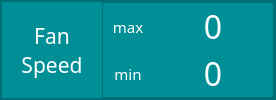
                              <widget class="QFrame" name="frame_9">
                               <property name="minimumSize">
                                <size>
                                 <width>100</width>
                                 <height>100</height>
                                </size>
                               </property>
                               <property name="styleSheet">
                                <string notr="true">background-color: #008F96;</string>
                               </property>
                               <property name="frameShape">
                                <enum>QFrame::StyledPanel</enum>
                               </property>
                               <property name="frameShadow">
                                <enum>QFrame::Raised</enum>
                               </property>
                               <layout class="QGridLayout" name="gridLayout_5">
                                <property name="leftMargin">
                                 <number>0</number>
                                </property>
                                <property name="topMargin">
                                 <number>0</number>
                                </property>
                                <property name="rightMargin">
                                 <number>0</number>
                                </property>
                                <property name="bottomMargin">
                                 <number>0</number>
                                </property>
                                <property name="spacing">
                                 <number>0</number>
                                </property>
                                <item row="0" column="0">
                                 <widget class="QFrame" name="frame_40">
                                  <property name="minimumSize">
                                   <size>
                                    <width>100</width>
                                    <height>80</height>
                                   </size>
                                  </property>
                                  <property name="styleSheet">
                                   <string notr="true">background-color: #008F96;</string>
                                  </property>
                                  <property name="frameShape">
                                   <enum>QFrame::StyledPanel</enum>
                                  </property>
                                  <property name="frameShadow">
                                   <enum>QFrame::Raised</enum>
                                  </property>
                                  <layout class="QHBoxLayout" name="horizontalLayout_35">
                                   <property name="spacing">
                                    <number>0</number>
                                   </property>
                                   <property name="leftMargin">
                                    <number>0</number>
                                   </property>
                                   <property name="topMargin">
                                    <number>0</number>
                                   </property>
                                   <property name="rightMargin">
                                    <number>0</number>
                                   </property>
                                   <property name="bottomMargin">
                                    <number>0</number>
                                   </property>
                                   <item>
                                    <widget class="QLabel" name="label_47">
                                     <property name="minimumSize">
                                      <size>
                                       <width>100</width>
                                       <height>0</height>
                                      </size>
                                     </property>
                                     <property name="font">
                                      <font>
                                       <family>Berlin Sans FB</family>
                                       <pointsize>16</pointsize>
                                      </font>
                                     </property>
                                     <property name="styleSheet">
                                      <string notr="true">color : white;</string>
                                     </property>
                                     <property name="text">
                                      <string>Fan
Speed</string>
                                     </property>
                                     <property name="alignment">
                                      <set>Qt::AlignCenter</set>
                                     </property>
                                    </widget>
                                   </item>
                                   <item>
                                    <widget class="QFrame" name="frame_41">
                                     <property name="minimumSize">
                                      <size>
                                       <width>100</width>
                                       <height>50</height>
                                      </size>
                                     </property>
                                     <property name="styleSheet">
                                      <string notr="true">background-color: #008F96;</string>
                                     </property>
                                     <property name="frameShape">
                                      <enum>QFrame::StyledPanel</enum>
                                     </property>
                                     <property name="frameShadow">
                                      <enum>QFrame::Raised</enum>
                                     </property>
                                     <layout class="QGridLayout" name="gridLayout_43">
                                      <property name="leftMargin">
                                       <number>0</number>
                                      </property>
                                      <property name="topMargin">
                                       <number>0</number>
                                      </property>
                                      <property name="rightMargin">
                                       <number>0</number>
                                      </property>
                                      <property name="bottomMargin">
                                       <number>0</number>
                                      </property>
                                      <property name="spacing">
                                       <number>0</number>
                                      </property>
                                      <item row="1" column="1">
                                       <widget class="QLabel" name="labelMinFanSpeed">
                                        <property name="minimumSize">
                                         <size>
                                          <width>120</width>
                                          <height>0</height>
                                         </size>
                                        </property>
                                        <property name="font">
                                         <font>
                                          <family>Berlin Sans FB</family>
                                          <pointsize>24</pointsize>
                                         </font>
                                        </property>
                                        <property name="styleSheet">
                                         <string notr="true">color : white;</string>
                                        </property>
                                        <property name="text">
                                         <string>0</string>
                                        </property>
                                        <property name="alignment">
                                         <set>Qt::AlignCenter</set>
                                        </property>
                                       </widget>
                                      </item>
                                      <item row="0" column="1">
                                       <widget class="QLabel" name="labelMaxFanSpeed">
                                        <property name="minimumSize">
                                         <size>
                                          <width>120</width>
                                          <height>0</height>
                                         </size>
                                        </property>
                                        <property name="font">
                                         <font>
                                          <family>Berlin Sans FB</family>
                                          <pointsize>24</pointsize>
                                         </font>
                                        </property>
                                        <property name="styleSheet">
                                         <string notr="true">color : white;</string>
                                        </property>
                                        <property name="text">
                                         <string>0</string>
                                        </property>
                                        <property name="alignment">
                                         <set>Qt::AlignCenter</set>
                                        </property>
                                       </widget>
                                      </item>
                                      <item row="0" column="0">
                                       <widget class="QLabel" name="label_56">
                                        <property name="minimumSize">
                                         <size>
                                          <width>50</width>
                                          <height>0</height>
                                         </size>
                                        </property>
                                        <property name="font">
                                         <font>
                                          <family>Berlin Sans FB</family>
                                          <pointsize>11</pointsize>
                                         </font>
                                        </property>
                                        <property name="styleSheet">
                                         <string notr="true">color : white;</string>
                                        </property>
                                        <property name="text">
                                         <string>max</string>
                                        </property>
                                        <property name="alignment">
                                         <set>Qt::AlignCenter</set>
                                        </property>
                                       </widget>
                                      </item>
                                      <item row="1" column="0">
                                       <widget class="QLabel" name="label_57">
                                        <property name="minimumSize">
                                         <size>
                                          <width>50</width>
                                          <height>0</height>
                                         </size>
                                        </property>
                                        <property name="font">
                                         <font>
                                          <family>Berlin Sans FB</family>
                                          <pointsize>11</pointsize>
                                         </font>
                                        </property>
                                        <property name="styleSheet">
                                         <string notr="true">color : white;</string>
                                        </property>
                                        <property name="text">
                                         <string>min</string>
                                        </property>
                                        <property name="alignment">
                                         <set>Qt::AlignCenter</set>
                                        </property>
                                       </widget>
                                      </item>
                                     </layout>
                                    </widget>
                                   </item>
                                  </layout>
                                 </widget>
                                </item>
                               </layout>
                              </widget>
